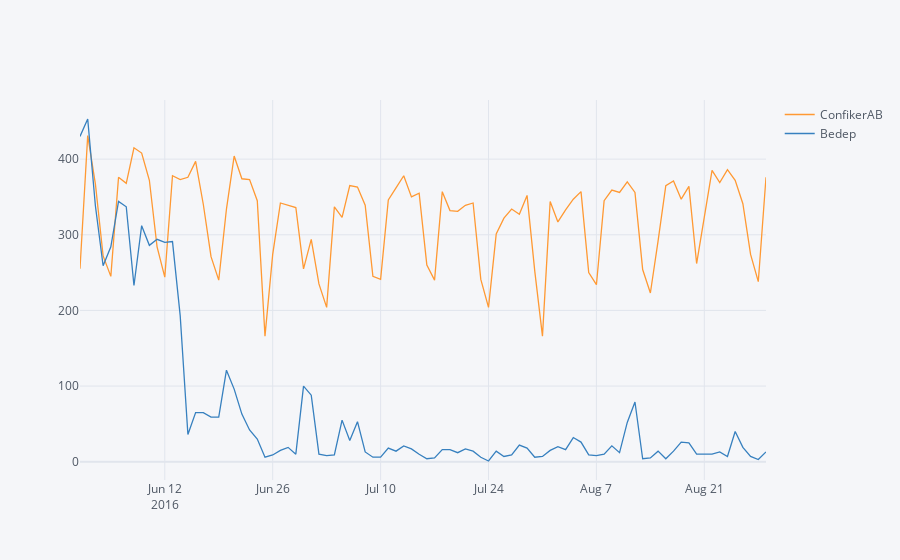

The cell this chart's notebook holds for it:
### Markdown cell above
# Making it Interactive

Using `cufflinks`, plot an interactive time series chart of this data. Plot each series on a separate line.  The documentation for `cufflinks` can be found here: https://github.com/santosjorge/cufflinks.

### Code cell
# Your code here...
datetime_df.iplot(asFigure=True)
